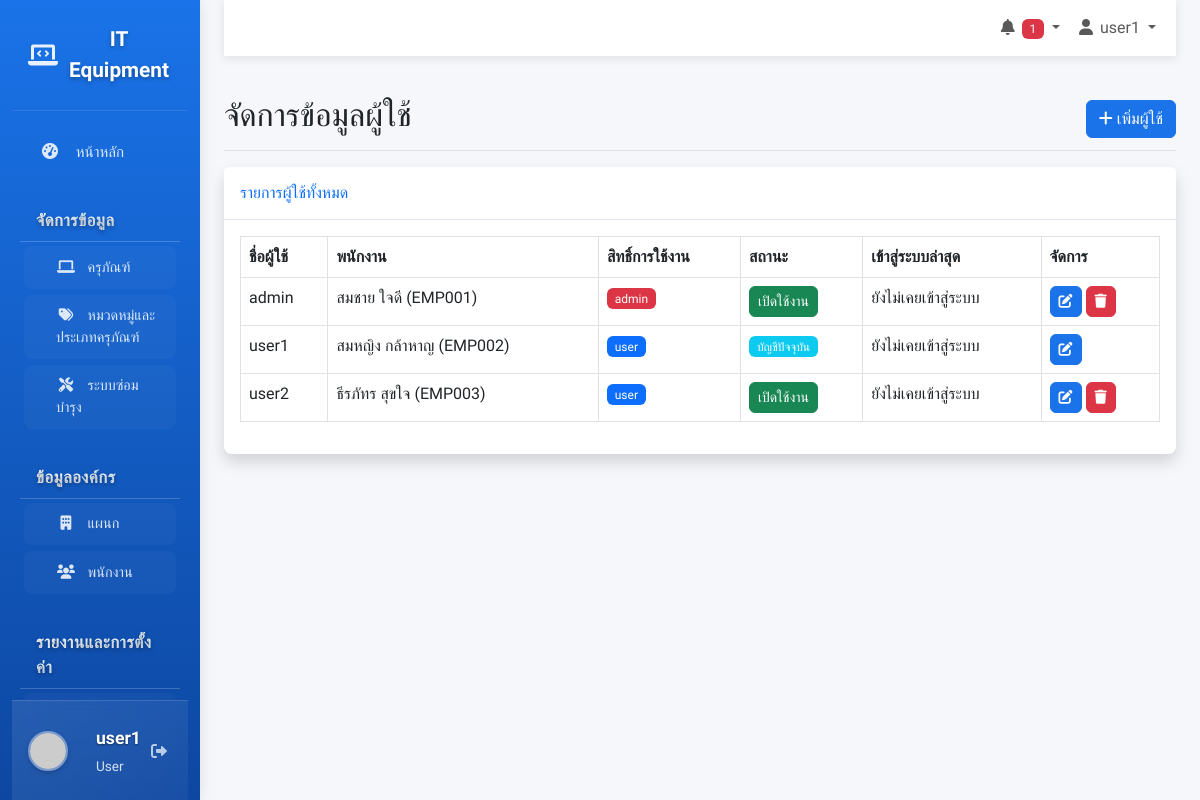
The page /users.php (signed in) on the database its author committed.
### tables this page shows
CREATE TABLE users (
    id INT AUTO_INCREMENT PRIMARY KEY,
    username VARCHAR(50) UNIQUE NOT NULL,
    password VARCHAR(255) NOT NULL,
    employee_id INT,
    role ENUM('admin', 'user', 'viewer') DEFAULT 'user',
    is_active BOOLEAN DEFAULT TRUE,
    last_login TIMESTAMP NULL,
    created_at TIMESTAMP DEFAULT CURRENT_TIMESTAMP,
    FOREIGN KEY (employee_id) REFERENCES employees(id)
);

CREATE TABLE employees (
    id INT AUTO_INCREMENT PRIMARY KEY,
    employee_code VARCHAR(50) UNIQUE NOT NULL,
    first_name VARCHAR(100) NOT NULL,
    last_name VARCHAR(100) NOT NULL,
    department_id INT,
    position VARCHAR(100),
    phone VARCHAR(20),
    email VARCHAR(255),
    created_at TIMESTAMP DEFAULT CURRENT_TIMESTAMP,
    FOREIGN KEY (department_id) REFERENCES departments(id)
);

### users.php (the view, shortened to what this page needs)
<?php
require_once 'includes/header.php';
$users_query = "SELECT u.*, e.first_name, e.last_name, e.employee_code
    FROM users u
    LEFT JOIN employees e ON u.employee_id = e.id
    ORDER BY u.username";
$users_list = $db->query($users_query)->fetchAll(PDO::FETCH_ASSOC);
?>
<?php
include 'includes/sidebar.php';
?>
<main class="col-md-9 ms-sm-auto col-lg-10 px-md-4">
    <?php include 'includes/navbar.php'; ?>
    <div class="d-flex justify-content-between flex-wrap flex-md-nowrap align-items-center pt-3 pb-2 mb-3 border-bottom">
        <h1 class="h2">จัดการข้อมูลผู้ใช้</h1>
        <button type="button" class="btn btn-primary" data-bs-toggle="modal" data-bs-target="#userModal">
            <i class="fas fa-plus"></i> เพิ่มผู้ใช้
        </button>
    </div>
    <div class="card shadow mb-4">
        <div class="card-header py-3">
            <h6 class="m-0 font-weight-bold text-primary">รายการผู้ใช้ทั้งหมด</h6>
        </div>
        <div class="card-body">
            <div class="table-responsive">
                <table class="table table-bordered" id="dataTable" width="100%" cellspacing="0">
                    <thead>
                        <tr>
                            <th>ชื่อผู้ใช้</th>
                            <th>พนักงาน</th>
                            <th>สิทธิ์การใช้งาน</th>
                            <th>สถานะ</th>
                            <th>เข้าสู่ระบบล่าสุด</th>
                            <th>จัดการ</th>
                        </tr>
                    </thead>
                    <tbody>
                        <?php foreach($users_list as $user): ?>
                        <tr>
                            <td><?php echo $user['username']; ?></td>
                            <td>
                                <?php if ($user['first_name']): ?>
                                    <?php echo $user['first_name'] . ' ' . $user['last_name'] . ' (' . $user['employee_code'] . ')'; ?>
                                <?php else: ?>
                                    -
                                <?php endif; ?>
                            </td>
                            <td>
                                <span class="badge bg-<?php echo $user['role'] == 'admin' ? 'danger' : ($user['role'] == 'user' ? 'primary' : 'secondary'); ?>">
                                    <?php echo $user['role']; ?>
                                </span>
                            </td>
                            <td>
                                <?php if ($user['id'] != $_SESSION['user_id']): ?>
                                    <a href="users.php?action=toggle_active&id=<?php echo $user['id']; ?>" class="btn btn-sm btn-<?php echo $user['is_active'] ? 'success' : 'secondary'; ?>">
                                        <?php echo $user['is_active'] ? 'เปิดใช้งาน' : 'ปิดใช้งาน'; ?>
                                    </a>
                                <?php else: ?>
                                    <span class="badge bg-info">บัญชีปัจจุบัน</span>
                                <?php endif; ?>
                            </td>
                            <td>
                                <?php echo $user['last_login'] ? date('d/m/Y H:i', strtotime($user['last_login'])) : 'ยังไม่เคยเข้าสู่ระบบ'; ?>
                            </td>
                            <td>
                                <a href="users.php?action=edit&id=<?php echo $user['id']; ?>" class="btn btn-sm btn-primary">
                                    <i class="fas fa-edit"></i>
                                </a>
                                <?php if ($user['id'] != $_SESSION['user_id']): ?>
                                    <a href="users.php?action=delete&id=<?php echo $user['id']; ?>" class="btn btn-sm btn-danger" onclick="return confirm('คุณแน่ใจหรือไม่?')">
                                        <i class="fas fa-trash"></i>
                                    </a>
                                <?php endif; ?>
                            </td>
                        </tr>
                        <?php endforeach; ?>
                    </tbody>
                </table>
            </div>
        </div>
    </div>
</main>
<?php require_once 'includes/footer.php'; ?>

### css/style.css (style rules this page uses)
:root { --primary: #1a73e8; --primary-dark: #0d47a1; --secondary: #6c757d; --success: #28a745; --info: #17a2b8; --warning: #ffc107; --danger: #dc3545; --light: #f8f9fa; --dark: #343a40; }
body { font-family: 'Prompt', sans-serif; background-color: #f5f7fb; }
.card { border: none; border-radius: 0.5rem; box-shadow: 0 0.15rem 1.75rem 0 rgba(58, 59, 69, 0.15); margin-bottom: 1.5rem; }
.card-header { background-color: white; border-bottom: 1px solid #e3e6f0; font-weight: 600; }
.btn { border-radius: 0.375rem; font-weight: 500; }
.btn-primary { background-color: var(--primary); border-color: var(--primary); }
.table-responsive { overflow-x: auto; }
.card { transition: box-shadow 0.3s ease; }
.badge { font-weight: 500; }

### includes/header.php (style rules this page uses)
:root { --primary: #1a73e8; --primary-dark: #0d47a1; --secondary: #6c757d; --success: #28a745; --info: #17a2b8; --warning: #ffc107; --danger: #dc3545; --light: #f8f9fa; --dark: #343a40; }
body { font-family: 'Prompt', sans-serif; background-color: #f5f7fb; }

### rows shown on the page
users: username "admin", employee.first_name "สมชาย", employee.last_name "ใจดี", employee.employee_code "EMP001", role "admin", is_active "เปิดใช้งาน", shows "ยังไม่เคยเข้าสู่ระบบ"
users: username "user1", employee.first_name "สมหญิง", employee.last_name "กล้าหาญ", employee.employee_code "EMP002", role "user", shows "บัญชีปัจจุบัน", shows "ยังไม่เคยเข้าสู่ระบบ"
users: username "user2", employee.first_name "ธีรภัทร", employee.last_name "สุขใจ", employee.employee_code "EMP003", role "user", is_active "เปิดใช้งาน", shows "ยังไม่เคยเข้าสู่ระบบ"

### other values the page prints
$_SESSION['username'] "user1"
$_SESSION['role'] "User"
$pending_count "1"
